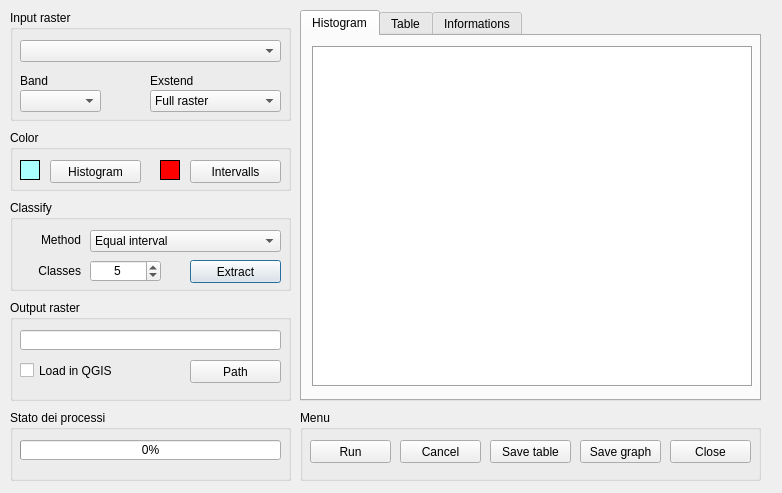
<?xml version="1.0" encoding="UTF-8"?>
<ui version="4.0">
 <class>RasterReclassifierDialogBase</class>
 <widget class="QDialog" name="RasterReclassifierDialogBase">
  <property name="geometry">
   <rect>
    <x>0</x>
    <y>0</y>
    <width>782</width>
    <height>493</height>
   </rect>
  </property>
  <property name="windowTitle">
   <string>Raster Reclassifier</string>
  </property>
  <property name="locale">
   <locale language="English" country="UnitedStates"/>
  </property>
  <widget class="QGroupBox" name="groupBox_1">
   <property name="geometry">
    <rect>
     <x>10</x>
     <y>10</y>
     <width>281</width>
     <height>111</height>
    </rect>
   </property>
   <property name="title">
    <string>Input raster</string>
   </property>
   <widget class="QComboBox" name="cmb_raster_load">
    <property name="geometry">
     <rect>
      <x>10</x>
      <y>30</y>
      <width>261</width>
      <height>22</height>
     </rect>
    </property>
   </widget>
   <widget class="QLabel" name="label">
    <property name="geometry">
     <rect>
      <x>10</x>
      <y>60</y>
      <width>81</width>
      <height>21</height>
     </rect>
    </property>
    <property name="text">
     <string>Band</string>
    </property>
    <property name="alignment">
     <set>Qt::AlignLeading|Qt::AlignLeft|Qt::AlignVCenter</set>
    </property>
   </widget>
   <widget class="QComboBox" name="cmb_field">
    <property name="geometry">
     <rect>
      <x>10</x>
      <y>80</y>
      <width>81</width>
      <height>22</height>
     </rect>
    </property>
   </widget>
   <widget class="QComboBox" name="cmb_statist_raster">
    <property name="geometry">
     <rect>
      <x>140</x>
      <y>80</y>
      <width>131</width>
      <height>22</height>
     </rect>
    </property>
    <item>
     <property name="text">
      <string>Full raster</string>
     </property>
    </item>
    <item>
     <property name="text">
      <string>Current view</string>
     </property>
    </item>
   </widget>
   <widget class="QLabel" name="label_3">
    <property name="geometry">
     <rect>
      <x>140</x>
      <y>60</y>
      <width>131</width>
      <height>21</height>
     </rect>
    </property>
    <property name="text">
     <string>Exstend</string>
    </property>
    <property name="alignment">
     <set>Qt::AlignLeading|Qt::AlignLeft|Qt::AlignVCenter</set>
    </property>
   </widget>
  </widget>
  <widget class="QGroupBox" name="groupBox_2">
   <property name="geometry">
    <rect>
     <x>10</x>
     <y>200</y>
     <width>281</width>
     <height>91</height>
    </rect>
   </property>
   <property name="title">
    <string>Classify</string>
   </property>
   <widget class="QLabel" name="label_2">
    <property name="geometry">
     <rect>
      <x>10</x>
      <y>30</y>
      <width>61</width>
      <height>20</height>
     </rect>
    </property>
    <property name="text">
     <string>Method</string>
    </property>
    <property name="alignment">
     <set>Qt::AlignRight|Qt::AlignTrailing|Qt::AlignVCenter</set>
    </property>
   </widget>
   <widget class="QComboBox" name="cmb_method">
    <property name="geometry">
     <rect>
      <x>80</x>
      <y>30</y>
      <width>191</width>
      <height>22</height>
     </rect>
    </property>
    <item>
     <property name="text">
      <string>Equal interval</string>
     </property>
    </item>
    <item>
     <property name="text">
      <string>Quantile</string>
     </property>
    </item>
    <item>
     <property name="text">
      <string>User</string>
     </property>
    </item>
   </widget>
   <widget class="QLabel" name="label_4">
    <property name="geometry">
     <rect>
      <x>10</x>
      <y>60</y>
      <width>61</width>
      <height>21</height>
     </rect>
    </property>
    <property name="text">
     <string>Classes</string>
    </property>
    <property name="alignment">
     <set>Qt::AlignRight|Qt::AlignTrailing|Qt::AlignVCenter</set>
    </property>
   </widget>
   <widget class="QPushButton" name="pushButton_extract">
    <property name="geometry">
     <rect>
      <x>180</x>
      <y>60</y>
      <width>91</width>
      <height>23</height>
     </rect>
    </property>
    <property name="text">
     <string>Extract</string>
    </property>
   </widget>
   <widget class="QSpinBox" name="spinBox_classes">
    <property name="geometry">
     <rect>
      <x>80</x>
      <y>60</y>
      <width>71</width>
      <height>22</height>
     </rect>
    </property>
    <property name="alignment">
     <set>Qt::AlignCenter</set>
    </property>
    <property name="minimum">
     <number>2</number>
    </property>
    <property name="maximum">
     <number>100</number>
    </property>
    <property name="value">
     <number>5</number>
    </property>
   </widget>
  </widget>
  <widget class="QGroupBox" name="groupBox_6">
   <property name="geometry">
    <rect>
     <x>10</x>
     <y>300</y>
     <width>281</width>
     <height>101</height>
    </rect>
   </property>
   <property name="title">
    <string>Output raster</string>
   </property>
   <widget class="QLineEdit" name="lineEdit_output">
    <property name="geometry">
     <rect>
      <x>10</x>
      <y>30</y>
      <width>261</width>
      <height>20</height>
     </rect>
    </property>
    <property name="text">
     <string/>
    </property>
    <property name="alignment">
     <set>Qt::AlignLeading|Qt::AlignLeft|Qt::AlignVCenter</set>
    </property>
   </widget>
   <widget class="QPushButton" name="pushButton_save_raster">
    <property name="geometry">
     <rect>
      <x>180</x>
      <y>60</y>
      <width>91</width>
      <height>23</height>
     </rect>
    </property>
    <property name="text">
     <string>Path</string>
    </property>
   </widget>
   <widget class="QCheckBox" name="checkBox_load_prg">
    <property name="geometry">
     <rect>
      <x>10</x>
      <y>60</y>
      <width>101</width>
      <height>21</height>
     </rect>
    </property>
    <property name="text">
     <string>Load in QGIS</string>
    </property>
   </widget>
  </widget>
  <widget class="QTabWidget" name="tabWidget">
   <property name="geometry">
    <rect>
     <x>300</x>
     <y>10</y>
     <width>461</width>
     <height>391</height>
    </rect>
   </property>
   <property name="currentIndex">
    <number>0</number>
   </property>
   <widget class="QWidget" name="tab_2">
    <attribute name="title">
     <string>Histogram</string>
    </attribute>
    <widget class="QGraphicsView" name="graphicsView_hystogram">
     <property name="geometry">
      <rect>
       <x>10</x>
       <y>10</y>
       <width>441</width>
       <height>341</height>
      </rect>
     </property>
     <property name="frameShape">
      <enum>QFrame::Box</enum>
     </property>
     <property name="verticalScrollBarPolicy">
      <enum>Qt::ScrollBarAlwaysOff</enum>
     </property>
     <property name="horizontalScrollBarPolicy">
      <enum>Qt::ScrollBarAlwaysOff</enum>
     </property>
     <property name="sizeAdjustPolicy">
      <enum>QAbstractScrollArea::AdjustToContents</enum>
     </property>
    </widget>
   </widget>
   <widget class="QWidget" name="tab">
    <attribute name="title">
     <string>Table</string>
    </attribute>
    <widget class="QTableWidget" name="tableWidget_value">
     <property name="geometry">
      <rect>
       <x>10</x>
       <y>10</y>
       <width>301</width>
       <height>301</height>
      </rect>
     </property>
     <column>
      <property name="text">
       <string>Start</string>
      </property>
     </column>
     <column>
      <property name="text">
       <string>End</string>
      </property>
     </column>
     <column>
      <property name="text">
       <string>New</string>
      </property>
     </column>
    </widget>
    <widget class="QLabel" name="label_5">
     <property name="geometry">
      <rect>
       <x>330</x>
       <y>30</y>
       <width>111</width>
       <height>21</height>
      </rect>
     </property>
     <property name="text">
      <string>Count</string>
     </property>
     <property name="alignment">
      <set>Qt::AlignLeading|Qt::AlignLeft|Qt::AlignVCenter</set>
     </property>
    </widget>
    <widget class="QLineEdit" name="lineEdit_count">
     <property name="geometry">
      <rect>
       <x>330</x>
       <y>50</y>
       <width>111</width>
       <height>20</height>
      </rect>
     </property>
     <property name="text">
      <string>0.00</string>
     </property>
     <property name="alignment">
      <set>Qt::AlignRight|Qt::AlignTrailing|Qt::AlignVCenter</set>
     </property>
     <property name="readOnly">
      <bool>true</bool>
     </property>
    </widget>
    <widget class="QLabel" name="label_6">
     <property name="geometry">
      <rect>
       <x>330</x>
       <y>80</y>
       <width>111</width>
       <height>21</height>
      </rect>
     </property>
     <property name="text">
      <string>Minimum</string>
     </property>
     <property name="alignment">
      <set>Qt::AlignLeading|Qt::AlignLeft|Qt::AlignVCenter</set>
     </property>
    </widget>
    <widget class="QLineEdit" name="lineEdit_min">
     <property name="geometry">
      <rect>
       <x>330</x>
       <y>100</y>
       <width>111</width>
       <height>20</height>
      </rect>
     </property>
     <property name="text">
      <string>0.00</string>
     </property>
     <property name="alignment">
      <set>Qt::AlignRight|Qt::AlignTrailing|Qt::AlignVCenter</set>
     </property>
     <property name="readOnly">
      <bool>true</bool>
     </property>
    </widget>
    <widget class="QLineEdit" name="lineEdit_mean">
     <property name="geometry">
      <rect>
       <x>330</x>
       <y>200</y>
       <width>111</width>
       <height>20</height>
      </rect>
     </property>
     <property name="text">
      <string>0.00</string>
     </property>
     <property name="alignment">
      <set>Qt::AlignRight|Qt::AlignTrailing|Qt::AlignVCenter</set>
     </property>
     <property name="readOnly">
      <bool>true</bool>
     </property>
    </widget>
    <widget class="QLabel" name="label_8">
     <property name="geometry">
      <rect>
       <x>330</x>
       <y>180</y>
       <width>111</width>
       <height>21</height>
      </rect>
     </property>
     <property name="text">
      <string>Mean</string>
     </property>
     <property name="alignment">
      <set>Qt::AlignLeading|Qt::AlignLeft|Qt::AlignVCenter</set>
     </property>
    </widget>
    <widget class="QLineEdit" name="lineEdit_max">
     <property name="geometry">
      <rect>
       <x>330</x>
       <y>150</y>
       <width>111</width>
       <height>20</height>
      </rect>
     </property>
     <property name="text">
      <string>0.00</string>
     </property>
     <property name="alignment">
      <set>Qt::AlignRight|Qt::AlignTrailing|Qt::AlignVCenter</set>
     </property>
     <property name="readOnly">
      <bool>true</bool>
     </property>
    </widget>
    <widget class="QLabel" name="label_7">
     <property name="geometry">
      <rect>
       <x>330</x>
       <y>130</y>
       <width>111</width>
       <height>21</height>
      </rect>
     </property>
     <property name="text">
      <string>Maximum</string>
     </property>
     <property name="alignment">
      <set>Qt::AlignLeading|Qt::AlignLeft|Qt::AlignVCenter</set>
     </property>
    </widget>
    <widget class="QLineEdit" name="lineEdit_std">
     <property name="geometry">
      <rect>
       <x>330</x>
       <y>250</y>
       <width>111</width>
       <height>20</height>
      </rect>
     </property>
     <property name="text">
      <string>0.00</string>
     </property>
     <property name="alignment">
      <set>Qt::AlignRight|Qt::AlignTrailing|Qt::AlignVCenter</set>
     </property>
     <property name="readOnly">
      <bool>true</bool>
     </property>
    </widget>
    <widget class="QLabel" name="label_9">
     <property name="geometry">
      <rect>
       <x>330</x>
       <y>230</y>
       <width>111</width>
       <height>21</height>
      </rect>
     </property>
     <property name="text">
      <string>Standard deviation</string>
     </property>
     <property name="alignment">
      <set>Qt::AlignLeading|Qt::AlignLeft|Qt::AlignVCenter</set>
     </property>
    </widget>
    <widget class="QLabel" name="label_11">
     <property name="geometry">
      <rect>
       <x>330</x>
       <y>10</y>
       <width>111</width>
       <height>21</height>
      </rect>
     </property>
     <property name="text">
      <string>Statistics</string>
     </property>
     <property name="alignment">
      <set>Qt::AlignLeading|Qt::AlignLeft|Qt::AlignVCenter</set>
     </property>
    </widget>
    <widget class="QPushButton" name="pushButton_import">
     <property name="geometry">
      <rect>
       <x>330</x>
       <y>330</y>
       <width>111</width>
       <height>23</height>
      </rect>
     </property>
     <property name="text">
      <string>Import</string>
     </property>
    </widget>
    <widget class="QComboBox" name="comboBox_col_delim">
     <property name="geometry">
      <rect>
       <x>110</x>
       <y>330</y>
       <width>31</width>
       <height>22</height>
      </rect>
     </property>
     <item>
      <property name="text">
       <string>;</string>
      </property>
     </item>
     <item>
      <property name="text">
       <string>,</string>
      </property>
     </item>
     <item>
      <property name="text">
       <string>|</string>
      </property>
     </item>
     <item>
      <property name="text">
       <string>T</string>
      </property>
     </item>
    </widget>
    <widget class="QPushButton" name="pushButton_new">
     <property name="geometry">
      <rect>
       <x>330</x>
       <y>290</y>
       <width>111</width>
       <height>23</height>
      </rect>
     </property>
     <property name="text">
      <string>New values</string>
     </property>
    </widget>
    <widget class="QLabel" name="label_13">
     <property name="geometry">
      <rect>
       <x>10</x>
       <y>330</y>
       <width>91</width>
       <height>21</height>
      </rect>
     </property>
     <property name="text">
      <string>Column delimiter</string>
     </property>
     <property name="alignment">
      <set>Qt::AlignRight|Qt::AlignTrailing|Qt::AlignVCenter</set>
     </property>
    </widget>
    <widget class="QLabel" name="label_14">
     <property name="geometry">
      <rect>
       <x>150</x>
       <y>330</y>
       <width>121</width>
       <height>21</height>
      </rect>
     </property>
     <property name="text">
      <string>Save decimal type</string>
     </property>
     <property name="alignment">
      <set>Qt::AlignRight|Qt::AlignTrailing|Qt::AlignVCenter</set>
     </property>
    </widget>
    <widget class="QComboBox" name="comboBox_decimals">
     <property name="geometry">
      <rect>
       <x>280</x>
       <y>330</y>
       <width>31</width>
       <height>22</height>
      </rect>
     </property>
     <item>
      <property name="text">
       <string>.</string>
      </property>
     </item>
     <item>
      <property name="text">
       <string>,</string>
      </property>
     </item>
    </widget>
   </widget>
   <widget class="QWidget" name="tab_3">
    <attribute name="title">
     <string>Informations</string>
    </attribute>
    <widget class="QTextEdit" name="textEdit">
     <property name="geometry">
      <rect>
       <x>10</x>
       <y>10</y>
       <width>441</width>
       <height>351</height>
      </rect>
     </property>
     <property name="readOnly">
      <bool>true</bool>
     </property>
     <property name="html">
      <string>&lt;!DOCTYPE HTML PUBLIC &quot;-//W3C//DTD HTML 4.0//EN&quot; &quot;http://www.w3.org/TR/REC-html40/strict.dtd&quot;&gt;
&lt;html&gt;&lt;head&gt;&lt;meta name=&quot;qrichtext&quot; content=&quot;1&quot; /&gt;&lt;style type=&quot;text/css&quot;&gt;
p, li { white-space: pre-wrap; }
&lt;/style&gt;&lt;/head&gt;&lt;body style=&quot; font-family:'MS Shell Dlg 2'; font-size:8.25pt; font-weight:400; font-style:normal;&quot;&gt;
&lt;p style=&quot; margin-top:12px; margin-bottom:12px; margin-left:0px; margin-right:0px; -qt-block-indent:0; text-indent:0px;&quot;&gt;&lt;span style=&quot; font-size:8pt;&quot;&gt;The&lt;/span&gt;&lt;span style=&quot; font-size:8pt; font-style:italic;&quot;&gt; &lt;/span&gt;&lt;span style=&quot; font-size:8pt; font-weight:600;&quot;&gt;Input Raster&lt;/span&gt;&lt;span style=&quot; font-size:8pt;&quot;&gt; section lets you choose the raster layer loaded in the QGIS project for analysis and select the color band to use for extracting intervals. You can define the analysis extent by selecting &amp;quot;&lt;/span&gt;&lt;span style=&quot; font-size:8pt; font-weight:600;&quot;&gt;Full raster&lt;/span&gt;&lt;span style=&quot; font-size:8pt;&quot;&gt;&amp;quot; for the entire layer or &amp;quot;&lt;/span&gt;&lt;span style=&quot; font-size:8pt; font-weight:600;&quot;&gt;Current view&lt;/span&gt;&lt;span style=&quot; font-size:8pt;&quot;&gt;&amp;quot; to limit it to the visible project area. You can also &lt;/span&gt;&lt;span style=&quot; font-size:8pt; font-weight:600;&quot;&gt;customize colors&lt;/span&gt;&lt;span style=&quot; font-size:8pt;&quot;&gt; for the histogram and classification intervals, making the classes visually distinct.&lt;/span&gt;&lt;/p&gt;
&lt;p style=&quot; margin-top:12px; margin-bottom:12px; margin-left:0px; margin-right:0px; -qt-block-indent:0; text-indent:0px;&quot;&gt;&lt;span style=&quot; font-size:8pt;&quot;&gt;The &lt;/span&gt;&lt;span style=&quot; font-size:8pt; font-weight:600;&quot;&gt;Classify&lt;/span&gt;&lt;span style=&quot; font-size:8pt;&quot;&gt; section provides options for raster classification methods: &lt;/span&gt;&lt;span style=&quot; font-size:8pt; font-weight:600;&quot;&gt;Equal Interval&lt;/span&gt;&lt;span style=&quot; font-size:8pt;&quot;&gt; for evenly spaced intervals, &lt;/span&gt;&lt;span style=&quot; font-size:8pt; font-weight:600;&quot;&gt;Quantile&lt;/span&gt;&lt;span style=&quot; font-size:8pt;&quot;&gt; for intervals based on quantiles, and &lt;/span&gt;&lt;span style=&quot; font-size:8pt; font-weight:600;&quot;&gt;User&lt;/span&gt;&lt;span style=&quot; font-size:8pt;&quot;&gt; for manually defining intervals in an empty table. You can set the&lt;/span&gt;&lt;span style=&quot; font-size:8pt; font-weight:600;&quot;&gt; number of classes&lt;/span&gt;&lt;span style=&quot; font-size:8pt;&quot;&gt; and &lt;/span&gt;&lt;span style=&quot; font-size:8pt; font-weight:600;&quot;&gt;extract interval&lt;/span&gt;&lt;span style=&quot; font-size:8pt;&quot;&gt;s, which will appear in a table ready for reclassification.&lt;/span&gt;&lt;/p&gt;
&lt;p style=&quot; margin-top:12px; margin-bottom:12px; margin-left:0px; margin-right:0px; -qt-block-indent:0; text-indent:0px;&quot;&gt;&lt;span style=&quot; font-size:8pt;&quot;&gt;The &lt;/span&gt;&lt;span style=&quot; font-size:8pt; font-weight:600;&quot;&gt;Output Raster&lt;/span&gt;&lt;span style=&quot; font-size:8pt;&quot;&gt; section displays the save path for the reclassified raster file, lets you select the output location, and provides an option to &lt;/span&gt;&lt;span style=&quot; font-size:8pt; font-weight:600;&quot;&gt;load&lt;/span&gt;&lt;span style=&quot; font-size:8pt;&quot;&gt; the new raster into QGIS automatically.&lt;/span&gt;&lt;/p&gt;
&lt;p style=&quot; margin-top:12px; margin-bottom:12px; margin-left:0px; margin-right:0px; -qt-block-indent:0; text-indent:0px;&quot;&gt;&lt;span style=&quot; font-size:8pt;&quot;&gt;The &lt;/span&gt;&lt;span style=&quot; font-size:8pt; font-weight:600;&quot;&gt;Menu&lt;/span&gt;&lt;span style=&quot; font-size:8pt;&quot;&gt; includes actions to &lt;/span&gt;&lt;span style=&quot; font-size:8pt; font-weight:600;&quot;&gt;execute classification&lt;/span&gt;&lt;span style=&quot; font-size:8pt;&quot;&gt;, &lt;/span&gt;&lt;span style=&quot; font-size:8pt; font-weight:600;&quot;&gt;cancel&lt;/span&gt;&lt;span style=&quot; font-size:8pt;&quot;&gt; the session’s calculations, &lt;/span&gt;&lt;span style=&quot; font-size:8pt; font-weight:600;&quot;&gt;save table&lt;/span&gt;&lt;span style=&quot; font-size:8pt;&quot;&gt; values as CSV or TXT, &lt;/span&gt;&lt;span style=&quot; font-size:8pt; font-weight:600;&quot;&gt;save the histogram&lt;/span&gt;&lt;span style=&quot; font-size:8pt;&quot;&gt; as an image, and &lt;/span&gt;&lt;span style=&quot; font-size:8pt; font-weight:600;&quot;&gt;close&lt;/span&gt;&lt;span style=&quot; font-size:8pt;&quot;&gt; the plugin window.&lt;/span&gt;&lt;/p&gt;
&lt;p style=&quot; margin-top:12px; margin-bottom:12px; margin-left:0px; margin-right:0px; -qt-block-indent:0; text-indent:0px;&quot;&gt;&lt;span style=&quot; font-size:8pt;&quot;&gt;The &lt;/span&gt;&lt;span style=&quot; font-size:8pt; font-weight:600;&quot;&gt;Table sheet&lt;/span&gt;&lt;span style=&quot; font-size:8pt;&quot;&gt; displays the defined intervals and allows you to &lt;/span&gt;&lt;span style=&quot; font-size:8pt; font-weight:600;&quot;&gt;enter new values&lt;/span&gt;&lt;span style=&quot; font-size:8pt;&quot;&gt; for reclassification. It includes &lt;/span&gt;&lt;span style=&quot; font-size:8pt; font-weight:600;&quot;&gt;raster statistics&lt;/span&gt;&lt;span style=&quot; font-size:8pt;&quot;&gt; like count, mean, minimum, maximum, and standard deviation. You can also &lt;/span&gt;&lt;span style=&quot; font-size:8pt; font-weight:600;&quot;&gt;import interval&lt;/span&gt;&lt;span style=&quot; font-size:8pt;&quot;&gt; values from a CSV or TXT file, automatically filling the table with external data.&lt;/span&gt;&lt;/p&gt;&lt;/body&gt;&lt;/html&gt;</string>
     </property>
    </widget>
   </widget>
  </widget>
  <widget class="QGroupBox" name="groupBox">
   <property name="geometry">
    <rect>
     <x>10</x>
     <y>130</y>
     <width>281</width>
     <height>61</height>
    </rect>
   </property>
   <property name="title">
    <string>Color</string>
   </property>
   <widget class="QLabel" name="label_10">
    <property name="geometry">
     <rect>
      <x>10</x>
      <y>30</y>
      <width>20</width>
      <height>20</height>
     </rect>
    </property>
    <property name="styleSheet">
     <string notr="true">background-color: rgb(170, 255, 255);</string>
    </property>
    <property name="frameShape">
     <enum>QFrame::Box</enum>
    </property>
    <property name="text">
     <string/>
    </property>
   </widget>
   <widget class="QPushButton" name="pushButton_colore_histogram">
    <property name="geometry">
     <rect>
      <x>40</x>
      <y>30</y>
      <width>91</width>
      <height>23</height>
     </rect>
    </property>
    <property name="text">
     <string>Histogram</string>
    </property>
   </widget>
   <widget class="QPushButton" name="pushButton_colore_class">
    <property name="geometry">
     <rect>
      <x>180</x>
      <y>30</y>
      <width>91</width>
      <height>23</height>
     </rect>
    </property>
    <property name="text">
     <string>Intervalls</string>
    </property>
   </widget>
   <widget class="QLabel" name="label_12">
    <property name="geometry">
     <rect>
      <x>150</x>
      <y>30</y>
      <width>20</width>
      <height>20</height>
     </rect>
    </property>
    <property name="styleSheet">
     <string notr="true">background-color: rgb(255, 0, 0);</string>
    </property>
    <property name="frameShape">
     <enum>QFrame::Box</enum>
    </property>
    <property name="text">
     <string/>
    </property>
   </widget>
  </widget>
  <widget class="QGroupBox" name="groupBox_3">
   <property name="geometry">
    <rect>
     <x>300</x>
     <y>410</y>
     <width>461</width>
     <height>71</height>
    </rect>
   </property>
   <property name="title">
    <string>Menu</string>
   </property>
   <widget class="QPushButton" name="pushButton_run">
    <property name="geometry">
     <rect>
      <x>10</x>
      <y>30</y>
      <width>81</width>
      <height>23</height>
     </rect>
    </property>
    <property name="text">
     <string>Run</string>
    </property>
   </widget>
   <widget class="QPushButton" name="pushButton_cancel">
    <property name="geometry">
     <rect>
      <x>100</x>
      <y>30</y>
      <width>81</width>
      <height>23</height>
     </rect>
    </property>
    <property name="text">
     <string>Cancel</string>
    </property>
   </widget>
   <widget class="QPushButton" name="pushButton_save_table">
    <property name="geometry">
     <rect>
      <x>190</x>
      <y>30</y>
      <width>81</width>
      <height>23</height>
     </rect>
    </property>
    <property name="text">
     <string>Save table</string>
    </property>
   </widget>
   <widget class="QPushButton" name="pushButton_graph">
    <property name="geometry">
     <rect>
      <x>280</x>
      <y>30</y>
      <width>81</width>
      <height>23</height>
     </rect>
    </property>
    <property name="text">
     <string>Save graph</string>
    </property>
   </widget>
   <widget class="QPushButton" name="pushButton_close">
    <property name="geometry">
     <rect>
      <x>370</x>
      <y>30</y>
      <width>81</width>
      <height>23</height>
     </rect>
    </property>
    <property name="text">
     <string>Close</string>
    </property>
   </widget>
  </widget>
  <widget class="QGroupBox" name="groupBox_4">
   <property name="geometry">
    <rect>
     <x>10</x>
     <y>410</y>
     <width>281</width>
     <height>71</height>
    </rect>
   </property>
   <property name="title">
    <string>Stato dei processi</string>
   </property>
   <widget class="QProgressBar" name="progressBar">
    <property name="geometry">
     <rect>
      <x>10</x>
      <y>30</y>
      <width>261</width>
      <height>20</height>
     </rect>
    </property>
    <property name="value">
     <number>0</number>
    </property>
   </widget>
  </widget>
 </widget>
 <resources/>
 <connections/>
</ui>
